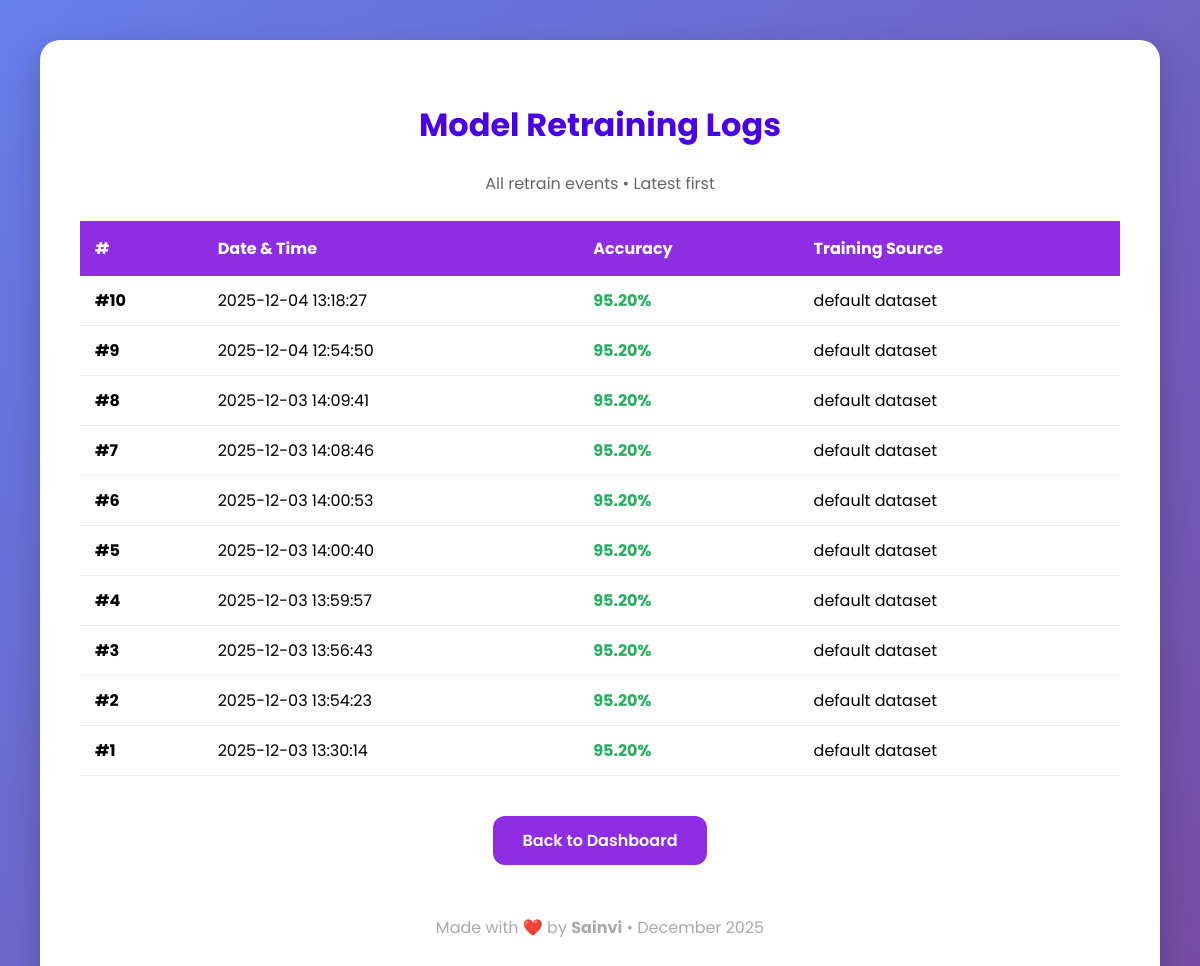
Before: /retrain_logs (signed in) with the older database file.
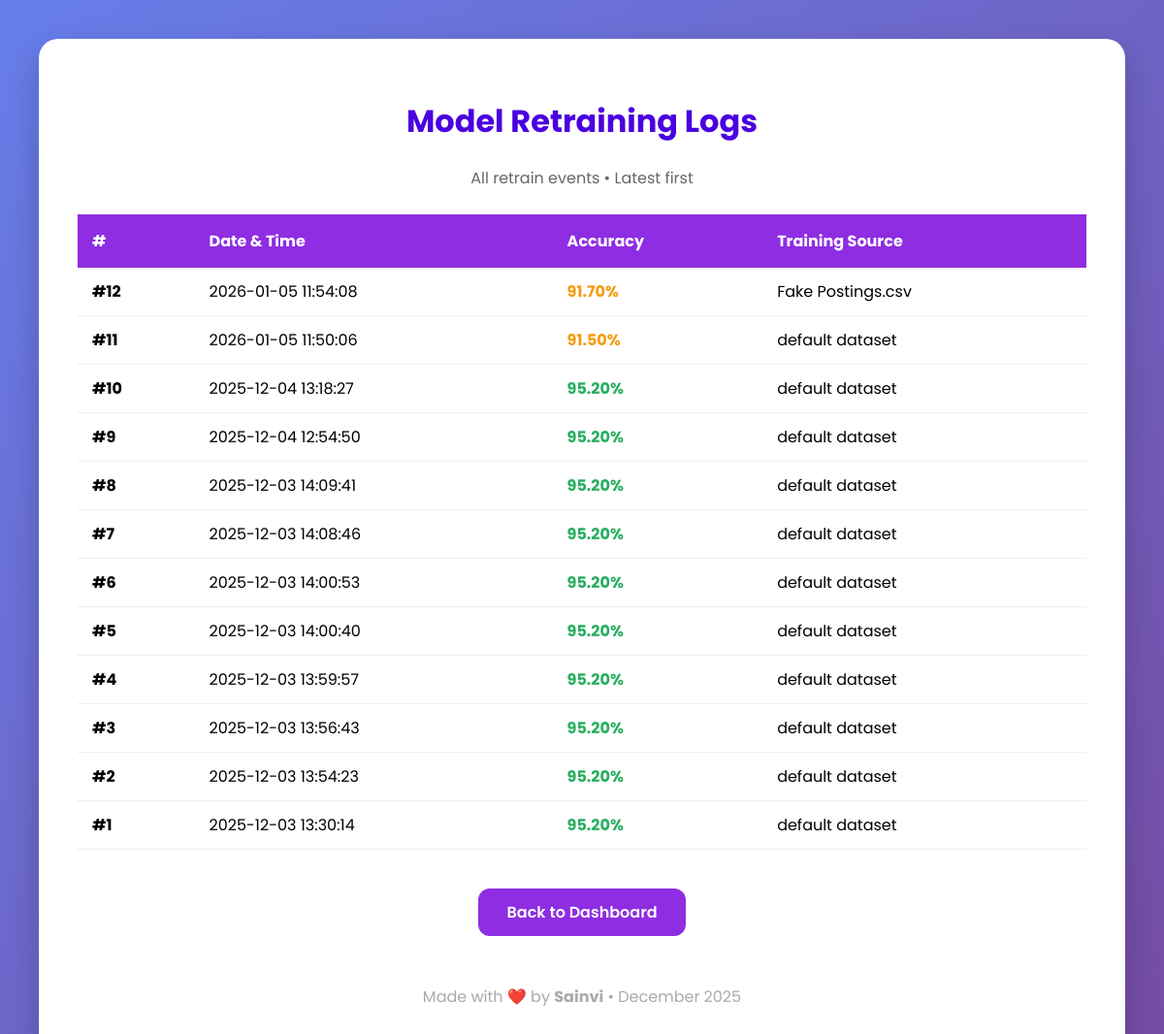
After: the same page with the newer database file.
### tables this page shows
CREATE TABLE retrain_logs (
                id INTEGER PRIMARY KEY AUTOINCREMENT,
                accuracy REAL,
                training_source TEXT,
                timestamp DATETIME DEFAULT CURRENT_TIMESTAMP
            );

### app.py (the view)
@app.route('/retrain_logs')
def retrain_logs():
    if not session.get('admin'):
        return redirect('/admin_login')
    with sqlite3.connect(DB_NAME) as conn:
        conn.row_factory = sqlite3.Row
        cur = conn.cursor()
        cur.execute("SELECT id, timestamp, accuracy, training_source FROM retrain_logs ORDER BY id DESC")
        rows = cur.fetchall()
    return render_template('retrain_logs.html', rows=rows)

### templates/retrain_logs.html (shortened to what this page needs)
<!DOCTYPE html>
<html lang="en">
  <head>
  </head>
  <body>
    <div class="container">
      <h1>Model Retraining Logs</h1>
      <p style="text-align: center; color: #666">
        All retrain events • Latest first
      </p>
      {% if rows|length > 0 %}
      <table>
        <tr>
          <th>#</th>
          <th>Date & Time</th>
          <th>Accuracy</th>
          <th>Training Source</th>
        </tr>
        {% for row in rows %}
        <tr>
          <td><strong>#{{ loop.revindex }}</strong></td>
          <td>{{ row.timestamp }}</td>
          <td>
            <span
              class="{% if row.accuracy >= 95 %}accuracy-high{% elif row.accuracy >= 90 %}accuracy-med{% else %}accuracy-low{% endif %}"
            >
              {{ "%.2f" % row.accuracy }}%
            </span>
          </td>
          <td>{{ row.training_source }}</td>
        </tr>
        {% endfor %}
      </table>
      {% else %}
      <p class="no-logs">
        No retraining events yet.<br />Click "Retrain Model" on the dashboard to
        start!
      </p>
      {% endif %}
      <div style="text-align: center; margin: 40px 0">
        <a href="/admin_dashboard" class="back">Back to Dashboard</a>
      </div>
      <footer>
        <p>Made with ❤️ by <strong>Sainvi</strong> • December 2025</p>
      </footer>
    </div>
  </body>
</html>

### templates/retrain_logs.html (style rules this page uses)
body { font-family: "Poppins", sans-serif; background: linear-gradient(135deg, #667eea 0%, #764ba2 100%); margin: 0; padding: 40px; min-height: 100vh; }
.container { max-width: 1100px; margin: auto; background: white; padding: 40px; border-radius: 20px; box-shadow: 0 15px 35px rgba(0, 0, 0, 0.2); }
h1 { text-align: center; color: #4a00e0; }
table { width: 100%; border-collapse: collapse; margin: 25px 0; background: white; }
th { background: #8e2de2; color: white; padding: 15px; text-align: left; }
td { padding: 12px 15px; border-bottom: 1px solid #eee; }
.accuracy-high { color: #27ae60; font-weight: bold; }
.accuracy-med { color: #f39c12; font-weight: bold; }
.back { display: inline-block; padding: 12px 30px; background: #8e2de2; color: white; text-decoration: none; border-radius: 12px; font-weight: 600; transition: 0.3s; }
footer { text-align: center; margin-top: 50px; color: #aaa; }

Changed rows visible on the page:
added retrain_logs: timestamp "2026-01-05 11:54:08", accuracy "91.70", training_source "Fake Postings.csv"
added retrain_logs: timestamp "2026-01-05 11:50:06", accuracy "91.50", training_source "default dataset"
